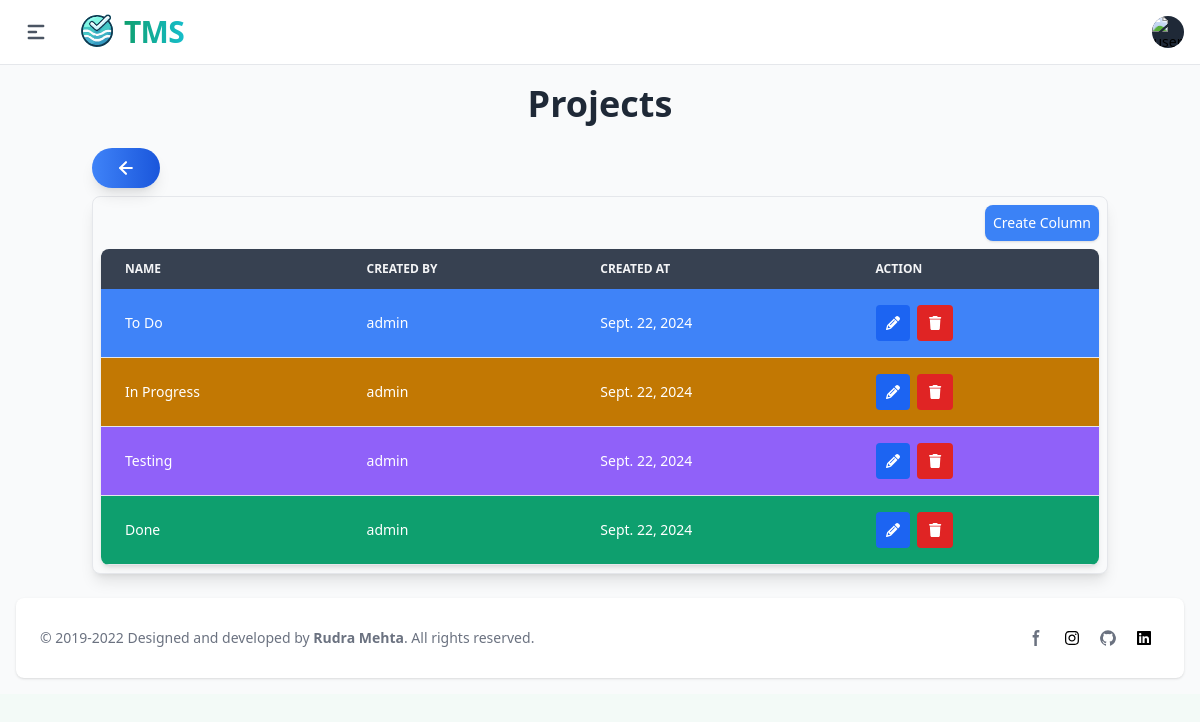
The page /column/7/ (signed in) on the database its author committed.
### apps/project_mgmt/models/kanban.py (models this page shows, shortened)
class Column(BaseModel, models.Model):
    board = models.ForeignKey(Board, related_name='columns', on_delete=models.CASCADE)
    name = models.CharField(max_length=255)
    order = models.PositiveIntegerField()
    color = models.CharField(choices=ColorChoices.choices, max_length=200, null=True, blank=True)

### apps/auth/models.py (models this page shows, shortened)
class UserModel(AbstractBaseUser, PermissionsMixin, CreatedUpdatedAt):
    id = models.UUIDField(primary_key=True, default=uuid.uuid4, editable=False, unique=True)
    is_active = models.BooleanField(default=False)
    is_staff = models.BooleanField(default=False)
    user_image = models.ImageField(upload_to='user_image',null=True, blank=True)
    username = models.CharField(max_length=50, unique=True)
    is_deleted = models.BooleanField(default=False)
    email = models.EmailField(unique=True, max_length=50)
    groups = models.ManyToManyField(Group, related_name='user_model_groups', blank=True)
    user_permissions = models.ManyToManyField(Permission, related_name='user_model_permissions', blank=True)
    USERNAME_FIELD = "email"
    REQUIRED_FIELDS = ['username']
    objects = UserManager()

### apps/project_mgmt/views/board.py (the view)
# urls.py: path('column/<int:board_id>/', ColumnView.as_view(), name="column"),
class ColumnView(View):
    def get(self, request, board_id):
        column_list = Column.objects.filter(board_id = board_id).order_by('order')
        context = {
            'column_list':column_list,
            'board_id':board_id
        }
        return render(request, 'project_mgmt/column.html', context)

### utils/models/createupdateuser.py (called while the page is built)
    def __call__(self, request):
        _thread_locals.user = request.user
        response = self.get_response(request)
        return response

### utils/models/manager.py (called while the page is built)
    def get_queryset(self):
        return super(ObjectsManager, self).get_queryset()

### apps/templates/project_mgmt/column.html (shortened to what this page needs)
{% extends "base/base.html" %}
{% block content %}
<div class="container mx-auto px-1 py-1 max-w-screen">
    <h1 class="text-4xl font-bold text-center mb-6 text-gray-800 dark:text-gray-100">Projects</h1>
    {% block backurl %}
    {% include "base/backbutton.html" %}
    {% endblock backurl %}
    <section class="bg-gray-50 border border-gray-200 dark:bg-gray-900 p-2 rounded-lg shadow-lg">
        <div class="flex flex-wrap justify-end mb-2 space-y-2 sm:space-y-0 sm:space-x-2">
            <a href="{% url "add_column" board_id %}" class="w-full text-sm sm:w-auto py-2 px-2 bg-primary-500 text-white rounded-lg shadow hover:bg-primary-600 focus:outline-none focus:ring-2 focus:ring-primary-200 focus:ring-offset-2">
                Create Column
            </a>
        </div>
        <div class="bg-white dark:bg-gray-800 rounded-lg shadow-md overflow-hidden">
            <div class="overflow-x-auto block">
                <table id="sortableTable"  class="min-w-full text-nowrap text-sm text-left text-gray-500 dark:text-gray-400">
                    <thead class="text-xs uppercase bg-gray-700 text-gray-100 dark:bg-gray-700 dark:text-gray-400">
                        <tr>
                            <th scope="col" class="px-6 py-3">Name</th>
                            <th scope="col" class="px-6 py-3">Created By</th>
                            <th scope="col" class="px-6 py-3">Created At</th>
                            <th scope="col" class="px-6 py-3">Action</th>
                        </tr>
                    </thead>
                    <tbody class="bg-white dark:bg-gray-800">
                        {% for column in column_list %}
                        <tr data-item="{{ column.order }}" data-column-id="{{ column.id }}" class="border-b dark:border-gray-700 text-white bg-{{column.color}}-500 hover:bg-{{column.color}}-100 dark:hover:bg-gray-700 transition">
                            <td scope="row" class="px-6 py-4 font-medium text-white dark:text-white whitespace-nowrap">
                               {{column.name}}
                            </td>
                            <td class="px-6 py-4">{{column.created_by.username}}</td>
                            <td class="px-6 py-4">{{column.created_at|date}}</td>
                            <td class="px-6 py-4 items-center space-x-1 block">
                                <a href="{% url "edit_column" board_id column.id %}" class="inline-block text-white bg-blue-600 hover:bg-blue-800 dark:bg-blue-400 dark:hover:bg-blue-600 focus:outline-none focus:ring-2 focus:ring-blue-200 focus:ring-offset-2 rounded px-2.5 py-2">
                                    <i class="fas fa-pencil"></i>
                                </a>
                                <form id="deleteForm" method="post" class="inline-block">
                                    <button type="button" onclick="get_action('{% url "delete_column" board_id column.id %}')" id="deleteButton" data-modal-target="deleteModal" data-modal-toggle="deleteModal" class="text-white bg-red-600 hover:bg-red-800 dark:bg-red-400 dark:hover:bg-red-600 focus:outline-none focus:ring-2 focus:ring-red-200 focus:ring-offset-2 rounded px-3 py-2">
                                        <i class="fas fa-trash"></i>
                                    </button>
                                </form>
                            </td>
                        </tr>
                        {% endfor %}
                    </tbody>
                </table>
            </div>
        </div>
    </section>
</div>
{% endblock content %}

### rows shown on the page
Column: name "To Do", created_by.username "admin", created_at "Sept. 22, 2024"
Column: name "In Progress", created_by.username "admin", created_at "Sept. 22, 2024"
Column: name "Testing", created_by.username "admin", created_at "Sept. 22, 2024"
Column: name "Done", created_by.username "admin", created_at "Sept. 22, 2024"
